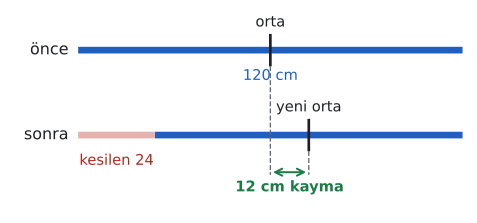

This chart was generated by the following Python code:
import sys; sys.path.insert(0, "tools")
from cizim import *

# 120 cm tel, bir ucundan 1/5'i (24 cm) kesiliyor. Orta nokta 60'tan 72'ye kayar: 12 cm = kesilenin yarısı.
fig, ax = sekil(6.2, 2.8)
ax.axis("off")
L, k = 120, 24
y1, y2 = 1.6, 0.0
ax.plot([0, L], [y1, y1], color=MAVI, lw=5, solid_capstyle="butt")
ax.plot([0, k], [y2, y2], color=KIRMIZI, lw=5, solid_capstyle="butt", alpha=0.35)
ax.plot([k, L], [y2, y2], color=MAVI, lw=5, solid_capstyle="butt")
ax.text(-3, y1, "önce", ha="right", va="center", fontsize=12, color=YAZI)
ax.text(-3, y2, "sonra", ha="right", va="center", fontsize=12, color=YAZI)
for xm, y, ad in ((L / 2, y1, "orta"), ((k + L) / 2, y2, "yeni orta")):
    ax.plot([xm, xm], [y - 0.28, y + 0.28], color=YAZI, lw=2)
    ax.text(xm, y + 0.38, ad, ha="center", va="bottom", fontsize=11, color=YAZI)
ax.text(k / 2, y2 - 0.35, "kesilen 24", ha="center", va="top", fontsize=11, color=KIRMIZI)
ax.text(L / 2, y1 - 0.35, "120 cm", ha="center", va="top", fontsize=11, color=MAVI)
# kayma
ax.plot([L / 2, L / 2], [y1 - 0.3, y2 - 0.75], color=SOLUK, lw=1, ls="--")
ax.plot([(k + L) / 2] * 2, [y2 - 0.3, y2 - 0.75], color=SOLUK, lw=1, ls="--")
ax.annotate("", xy=(L / 2, y2 - 0.7), xytext=((k + L) / 2, y2 - 0.7), arrowprops=dict(arrowstyle="<->", color=YESIL, lw=1.5))
ax.text((L / 2 + (k + L) / 2) / 2, y2 - 0.85, "12 cm kayma", ha="center", va="top", fontsize=11, color=YESIL, fontweight="bold")
ax.set_xlim(-22, L + 2); ax.set_ylim(-1.5, 2.4)
kaydet(fig, __file__)
